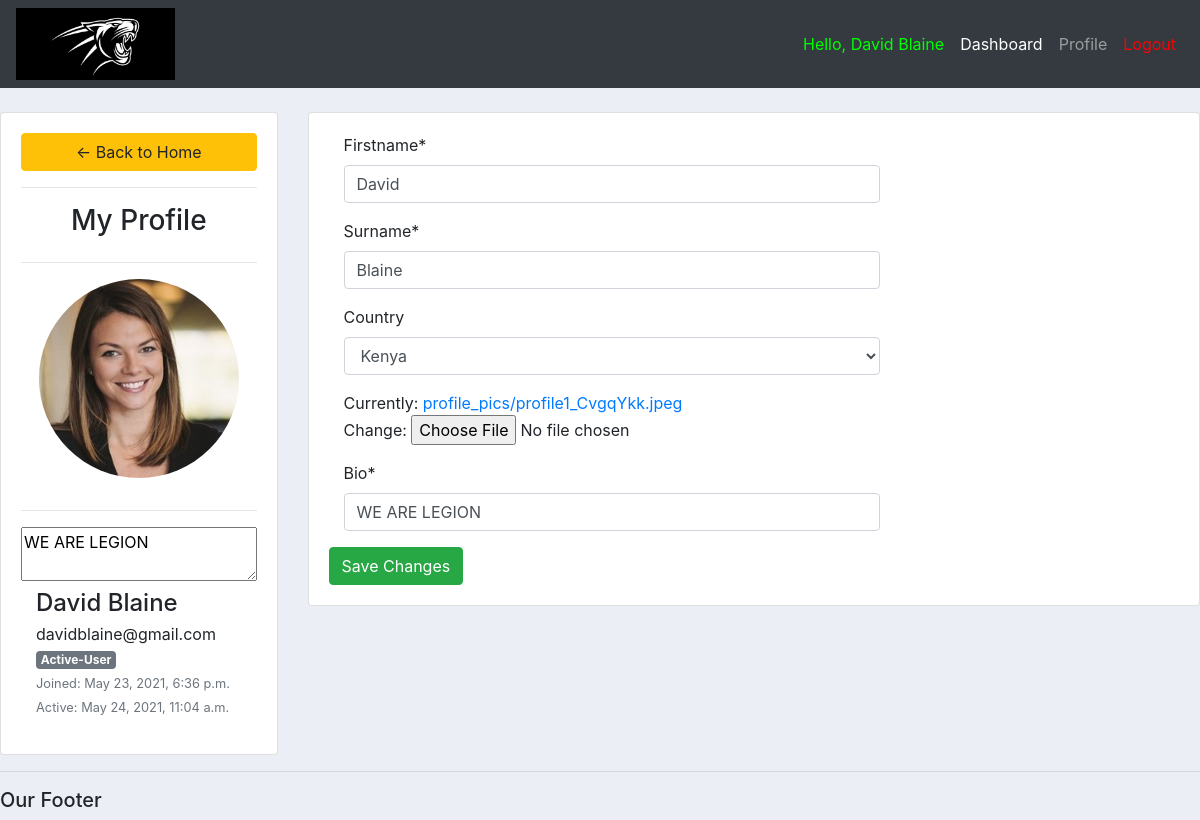
/MyProfile/ (signed in), run on an earlier commit of the app's database.
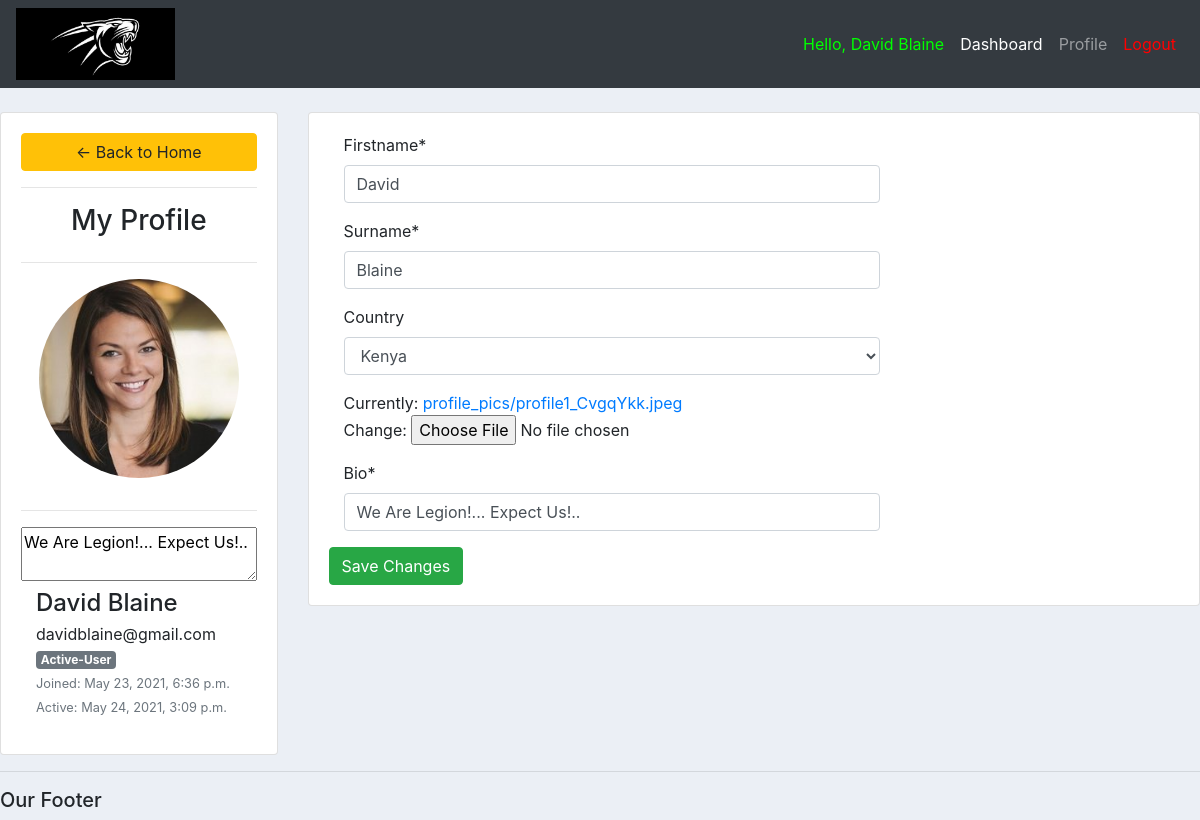
And on a later commit of the database.
### App1/models.py (models this page shows, shortened)
class user(AbstractBaseUser):
	alphanumeric = RegexValidator(r'^[0-9a-zA-Z]*$', 'Only alphanumeric characters are allowed!')
	phonenumber = RegexValidator(r'^[0-9]{10,12}$', 'Only Numerical characters are allowed! (Must be 10-12Digits)')
	firstname		= models.CharField(max_length=30, unique=False, validators=[alphanumeric])
	surname 		= models.CharField(max_length=30, unique=False, validators=[alphanumeric])
	email 			= models.EmailField(verbose_name="email", max_length=60, unique=True)
	phonenumber 	= models.CharField(max_length=30, unique=True, validators=[phonenumber])
	country 		= models.ForeignKey(Country, on_delete=models.SET_NULL, blank=True, null=True)
	university 		= models.ForeignKey(University, on_delete=models.SET_NULL, null=True)
	course			= models.ForeignKey(Course, on_delete=models.SET_NULL, blank=True, null=True)
	date_joined 	= models.DateTimeField(verbose_name='date joined', auto_now_add=True)
	last_login		= models.DateTimeField(verbose_name='last login', auto_now=True)
	is_admin 		= models.BooleanField(default=False)
	is_active 		= models.BooleanField(default=True)
	is_staff 		= models.BooleanField(default=False)
	is_superuser 	= models.BooleanField(default=False)
	USERNAME_FIELD = 'email'
	REQUIRED_FIELDS = []
	objects = MyAccountManager()

class Profile(models.Model):
	user 			= models.OneToOneField(user, on_delete=models.CASCADE)
	profile_pic 	= models.ImageField(null=True, default="default_profile_pic.jpg", upload_to="profile_pics")
	bio 			= models.CharField(max_length=40, default="Hey there...")

### App1/views.py (the view)
# urls.py: path('MyProfile/', views.my_profile, name='my_profile'),
@login_required(login_url='login') # only allows users who are logged in with correct credentials
def my_profile(request):
	user = request.user
	user2 = request.user.profile
	form = update_user_profile(instance=user)
	form2 = user_profile(instance=user2)
	if request.method == 'POST':
		form = update_user_profile(request.POST, request.FILES,instance=user)
		form2 = user_profile(request.POST, request.FILES, instance=user2)
		if form.is_valid and form2.is_valid:
			form.save()
			form2.save()
	context = {'form':form, 'form2': form2}
	return render(request, 'App1/my_profile.html', context)

### App1/forms.py
class update_user_profile(forms.ModelForm):
	class Meta:
		model = user
		fields = ['firstname', 'surname', 'country']
		exclude = ['email', 'phonenumber', 'university', 'course', 'password1', 'password2']

class user_profile(forms.ModelForm):
	class Meta:
		model = Profile
		fields = '__all__'
		exclude = ['user',]

### App1/models.py (called while the page is built)
    def __str__(self):
        return self.name

### App1/templates/App1/my_profile.html (shortened to what this page needs)
{%  extends 'App1/main.html' %}
{% load static %}
{% block content %}
{% load crispy_forms_tags %}
<br>
<div class="row">
	<div class="col-md-3">
		<div class="card card-body">
			<a class="btn btn-warning" href="{% url 'home' %}"> &#8592; Back to Home</a>
			<hr>
			<h3 style="text-align: center">My Profile</h3>
			<hr>
			<img class="profile-pic" src="{{request.user.profile.profile_pic.url}}" >
        <hr>
		  <textarea placeholder="Enter your Bio" readonly>{{request.user.profile.bio}}</textarea>
        <div class="col d-flex flex-column flex-sm-row justify-content-between mb-3">
          <div class="text-center text-sm-left mb-2 mb-sm-0">
            <h4 class="pt-sm-2 pb-1 mb-0 text-nowrap">{{request.user.firstname}} {{request.user.surname}}</h4>
            <p class="mb-0">{{request.user.email}}</p>
            {% if request.user.is_admin %}
            <span class="badge badge-secondary">Administrator</span>
            {% else %}
            <span class="badge badge-secondary">Active-User</span>
            {% endif %}
            <div class="text-muted"><small>Joined: {{request.user.date_joined}}</small></div>
            <div class="text-muted"><small>Active: {{request.user.last_login}}</small></div>
          </div>
        </div>
		</div>
	</div>
	<div class="col-md-9">
		<div class="card card-body">
			<form method="POST" action="" enctype="multipart/form-data">
				      <div class="form-group">
            		<div class="col-lg-8">
              			{{form.firstname|as_crispy_field }}
            		</div>
          		</div>
          		<div class="form-group">
            		<div class="col-lg-8">
              			{{form.surname|as_crispy_field }}
            		</div>
          		</div>
              <div class="form-group">
                <div class="col-lg-8">
                    {{form.country|as_crispy_field }}
                </div>
              </div>
              <div class="form-group">
                <div class="col-lg-8">
                    {{form2.profile_pic}}
                </div>
              </div>
              <div class="form-group">
                <div class="col-lg-8">
                    {{form2.bio |as_crispy_field}}
                </div>
              </div>
			<input class="btn btn-success" type="submit" name="Update Information" value="Save Changes">
			</form>
		</div>
	</div>
</div>
{% endblock %}

### App1/templates/App1/main.html (shortened to what this page needs)
{% load static %}
<!DOCTYPE html>
<head>
    <link rel="stylesheet" href="https://stackpath.bootstrapcdn.com/bootstrap/4.3.1/css/bootstrap.min.css">
    <link rel="stylesheet" href="{% static '/css/main.css' %}">
</head>
<body>
    {% include 'App1/navbar.html' %}
    {% block content %}
    {% endblock %}
    <hr>
    <h5>Our Footer</h5>
</body>
</html>

### App1/templates/App1/navbar.html (shortened to what this page needs)
{% load static %}
<nav class="navbar navbar-expand-lg navbar-dark bg-dark">
    <img src="{% static '/images/lionking.png'%}" id="logo" >
    <link rel="stylesheet" href="{% static '/css/main.css' %}">
    <div class="collapse navbar-collapse" id="navbarNav">
      <ul class="navbar-nav ml-auto">
        <li class="nav-item active">
          <a class="nav-link" style="color: #00ff00;">Hello, {{request.user.firstname}} {{request.user.surname}}</a>
        </li>
        <li class="nav-item active">
          <a class="nav-link" href="{% url 'home' %}">Dashboard</a>
        </li>
        <li class="nav-item">
          <a class="nav-link" href="{% url 'my_profile' %}">Profile</a>
        </li>
        <li class="nav-item">
          <a class="nav-link" href="{% url 'logout' %}" style="color: #ff0000;">Logout</a>
        </li>
      </ul>
    </div>
  </nav>

### static/css/main.css (style rules this page uses)
#logo { height: auto; width: auto; max-height: 72px; max-width: 250px; }
body { background-color: #ebeff5; }

### App1/templates/App1/my_profile.html (style rules this page uses)
.profile-pic { max-width: 200px; max-height:200px; margin: 0 auto; border-radius: 50%; }

What changed in the data, as far as the page shows it:
changed user "David": user.profile.bio "WE ARE LEGION" → "We Are Legion!... Expect Us!.."; user.last_login "May 24, 2021, 11:04 a.m." → "May 24, 2021, 3:09 p.m."
changed Profile: bio "WE ARE LEGION" → "We Are Legion!... Expect Us!.."
